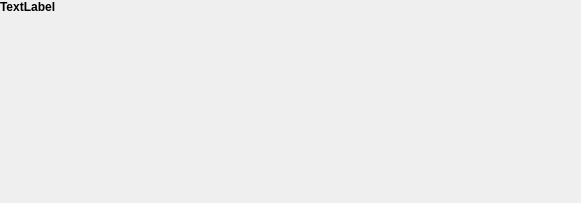
<?xml version="1.0" encoding="UTF-8"?>
<ui version="4.0">
 <class>CategoryCarousel</class>
 <widget class="QWidget" name="CategoryCarousel">
  <property name="geometry">
   <rect>
    <x>0</x>
    <y>0</y>
    <width>581</width>
    <height>203</height>
   </rect>
  </property>
  <property name="windowTitle">
   <string>Form</string>
  </property>
  <layout class="QVBoxLayout" name="verticalLayout">
   <property name="spacing">
    <number>0</number>
   </property>
   <property name="leftMargin">
    <number>0</number>
   </property>
   <property name="topMargin">
    <number>0</number>
   </property>
   <property name="rightMargin">
    <number>0</number>
   </property>
   <property name="bottomMargin">
    <number>0</number>
   </property>
   <item>
    <widget class="QLabel" name="categoryLabel">
     <property name="font">
      <font>
       <weight>75</weight>
       <bold>true</bold>
      </font>
     </property>
     <property name="text">
      <string>TextLabel</string>
     </property>
     <property name="margin">
      <number>9</number>
     </property>
    </widget>
   </item>
   <item>
    <widget class="QScrollArea" name="scrollArea">
     <property name="frameShape">
      <enum>QFrame::NoFrame</enum>
     </property>
     <property name="verticalScrollBarPolicy">
      <enum>Qt::ScrollBarAlwaysOff</enum>
     </property>
     <property name="widgetResizable">
      <bool>true</bool>
     </property>
     <widget class="QWidget" name="scrollAreaWidgetContents">
      <property name="geometry">
       <rect>
        <x>0</x>
        <y>0</y>
        <width>581</width>
        <height>168</height>
       </rect>
      </property>
      <layout class="QHBoxLayout" name="horizontalLayout">
       <property name="spacing">
        <number>0</number>
       </property>
       <property name="leftMargin">
        <number>0</number>
       </property>
       <property name="topMargin">
        <number>0</number>
       </property>
       <property name="rightMargin">
        <number>0</number>
       </property>
       <property name="bottomMargin">
        <number>0</number>
       </property>
       <item>
        <layout class="QHBoxLayout" name="componentsLayout"/>
       </item>
       <item>
        <spacer name="horizontalSpacer">
         <property name="orientation">
          <enum>Qt::Horizontal</enum>
         </property>
         <property name="sizeHint" stdset="0">
          <size>
           <width>0</width>
           <height>20</height>
          </size>
         </property>
        </spacer>
       </item>
      </layout>
     </widget>
    </widget>
   </item>
  </layout>
 </widget>
 <resources/>
 <connections/>
</ui>
